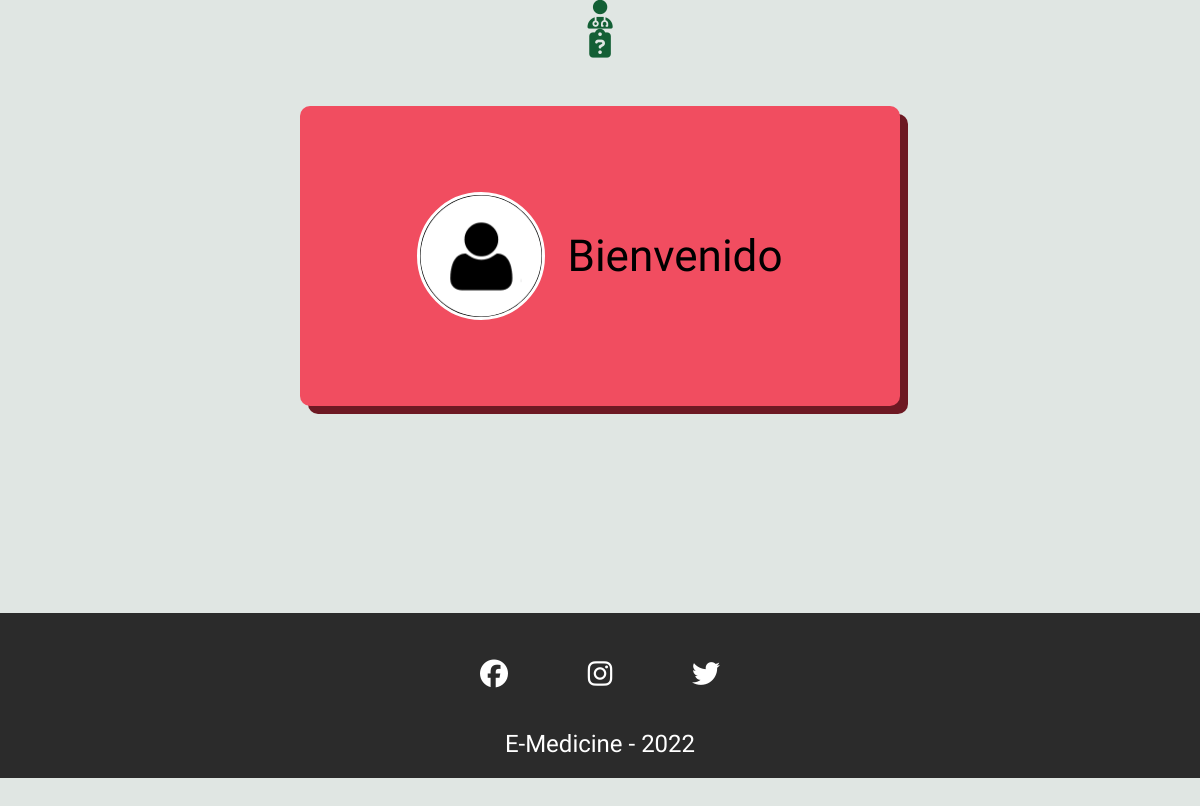
/view/viewPaciente.php, run on an earlier commit of the app's database.
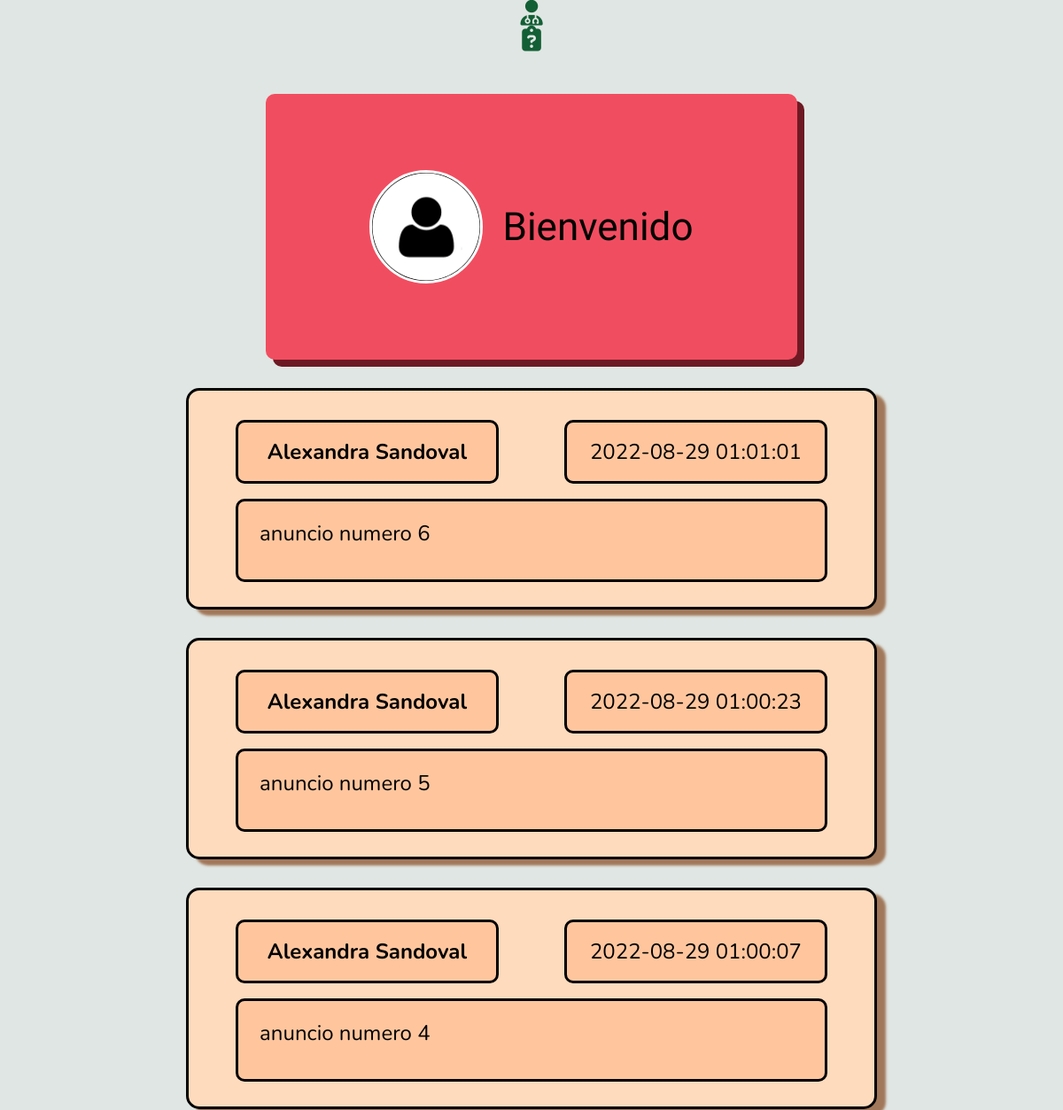
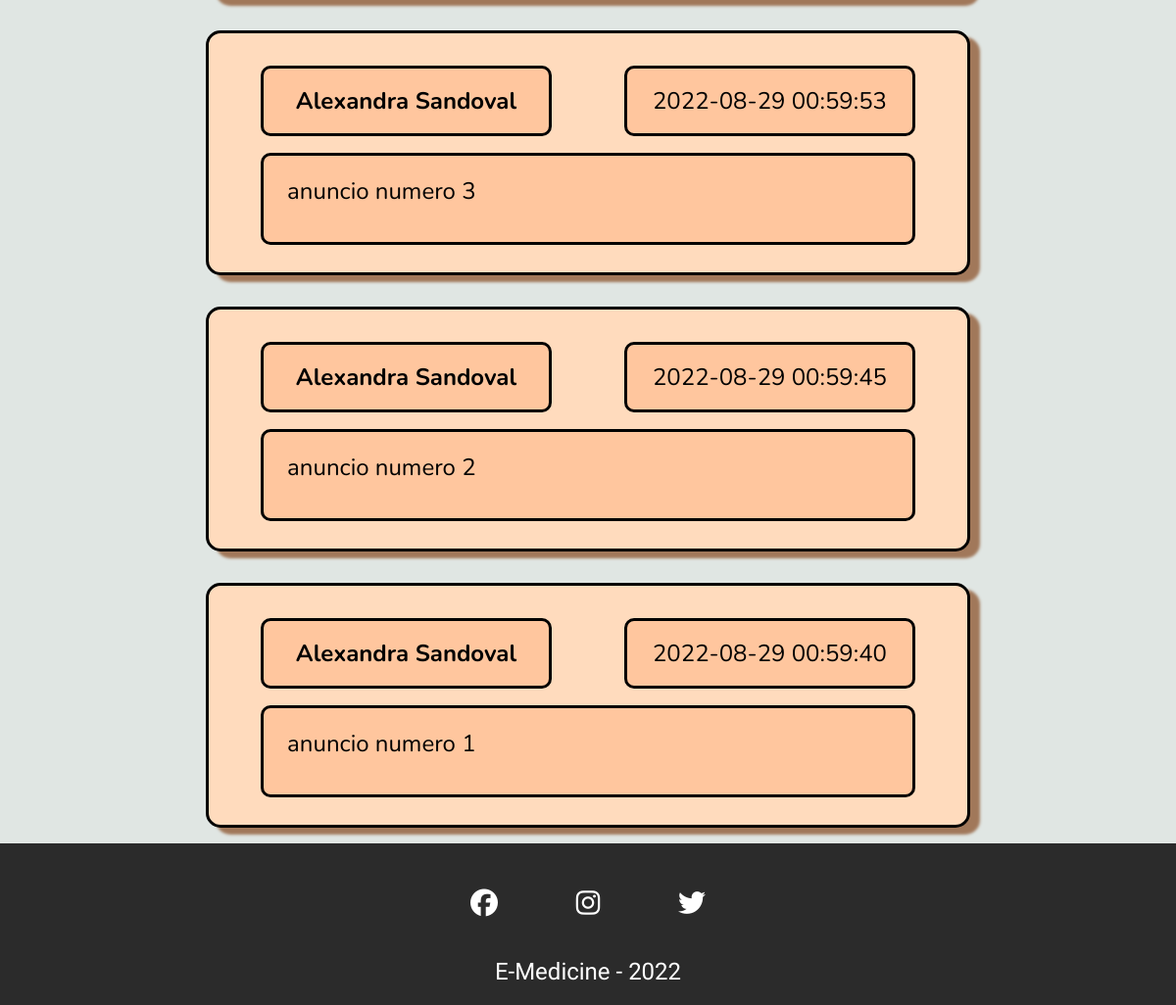
And on a later commit of the database (2 pictures, top to bottom).
### tables this page shows
CREATE TABLE IF NOT EXISTS `anuncios` (
  `id` int(11) NOT NULL AUTO_INCREMENT,
  `idUsuario` varchar(255) NOT NULL,
  `nombre` varchar(255) NOT NULL,
  `contenidoAnuncio` char(255) NOT NULL,
  `fechaPublicacion` timestamp NOT NULL DEFAULT CURRENT_TIMESTAMP ON UPDATE CURRENT_TIMESTAMP,
  PRIMARY KEY (`id`)
);

### model/daoAnuncios.php (called while the page is built, shortened)
<?php
class DaoAnuncio {
    public function listadoAnuncios(){
        $sql = "SELECT id, idUsuario, nombre, contenidoAnuncio, fechaPublicacion FROM anuncios ORDER BY id DESC";
        $cn = new Conexion();
        $dbh = $cn->getConexion();
        $stmt = $dbh->prepare($sql);
        $stmt->execute();
        $anuncio = $stmt->fetchAll(PDO::FETCH_ASSOC);
        return $anuncio;
    }
}
?>

### view/viewPaciente.php (the view, shortened to what this page needs)
<?php
    require_once 'plugins/funciones.php';
    $cod = "";
    $dataUser = username($cod);
    $datos = explode('/', $dataUser);
?>
<!DOCTYPE html>
<html lang="es">
<head>
    <link rel="stylesheet" href="../view/css/index-style.css">
</head>
<body>
    <main class="allContainer">
        <div class="bienvenida" id="container-bienvenida">
            <a href="#" class="imagen-texto">
                <div class="img-layout"><img src="../assets/imgs/imagenPrueba.png" alt="Imagen de Perfil" class="profile-picture" title="Imagen de Perfil"></div>
            </a>
            <span id="bienvenida" title="Bienvenida">Bienvenido <b><?php echo $datos[1]; ?></b><span>
        </div>
        <article class="mainArticle">
    <?php
        if(!isset($anuncio)){
            require_once "../model/daoAnuncios.php";
        }else
            require_once "../controller/ctrlAnuncios.php";
        $dao = new DaoAnuncio();
        $anuncio=$dao->listadoAnuncios();
        foreach($anuncio as $anun){
            echo
            '
            <section class="tablonAnuncios">
            <div class="objetoTablon" id="autor">
                    <span class="autor-text" title="Escritor del Anuncio">'.$anun['nombre'].'</span>
            </div>
            <div class="objetoTablon" id="fechaPublicacion">
                <span class="fecha-text" title="Fecha de Publicación del Anuncio">'.$anun['fechaPublicacion'].'</span>
            </div>
            <div class="objetoTablon" id="descripcion">
                <p title="Contenido del Anuncio">
                    '.$anun['contenidoAnuncio'].'
                </p>
            </div>
            </section>';
        }
    ?>
        </article>
    </main>
</body>
</html>

What changed in the data, as far as the page shows it:
added anuncios: nombre "Alexandra Sandoval", fechaPublicacion "2022-08-29 01:01:01", contenidoAnuncio "anuncio numero 6"
added anuncios: nombre "Alexandra Sandoval", fechaPublicacion "2022-08-29 01:00:23", contenidoAnuncio "anuncio numero 5"
added anuncios: nombre "Alexandra Sandoval", fechaPublicacion "2022-08-29 01:00:07", contenidoAnuncio "anuncio numero 4"
added anuncios: nombre "Alexandra Sandoval", fechaPublicacion "2022-08-29 00:59:53", contenidoAnuncio "anuncio numero 3"
added anuncios: nombre "Alexandra Sandoval", fechaPublicacion "2022-08-29 00:59:45", contenidoAnuncio "anuncio numero 2"
added anuncios: nombre "Alexandra Sandoval", fechaPublicacion "2022-08-29 00:59:40", contenidoAnuncio "anuncio numero 1"
